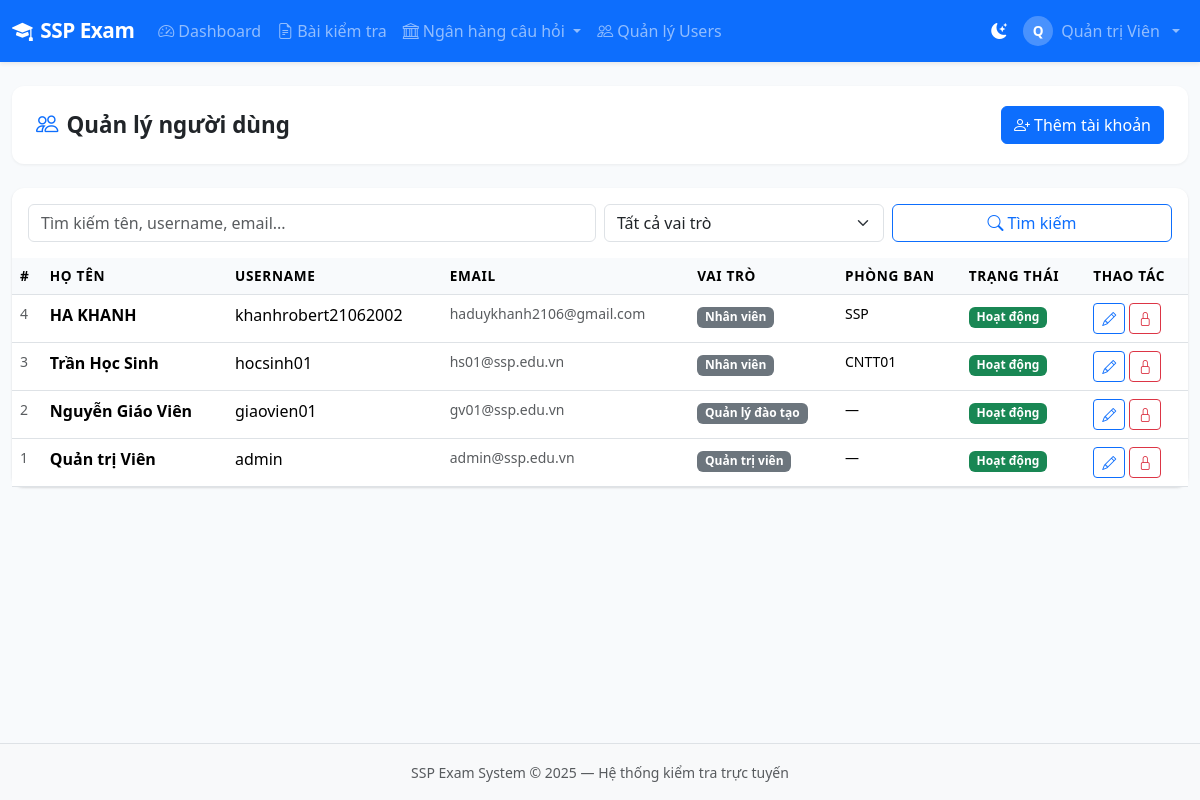
Before: /accounts/users/ (signed in) with the older database file.
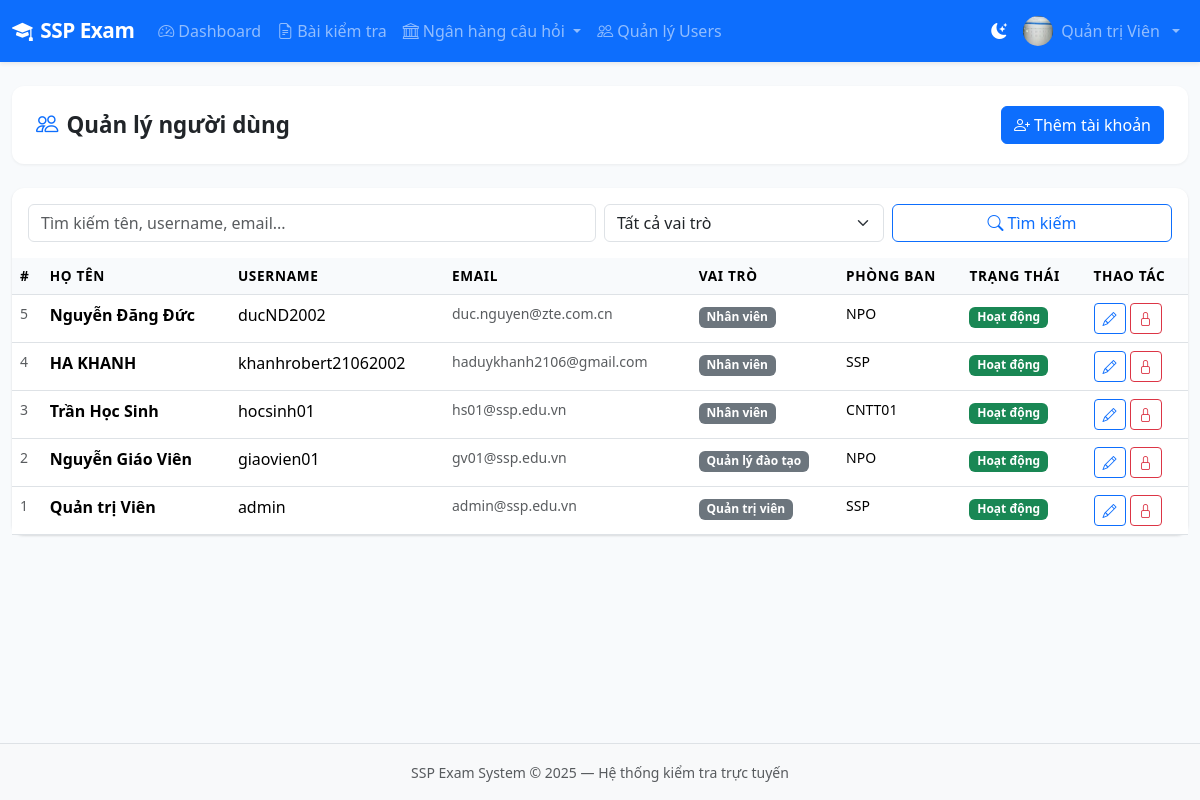
After: the same page with the newer database file.
### accounts/models.py (models this page shows, shortened)
class User(AbstractUser):
    ROLE_ADMIN = 'admin'
    ROLE_TEACHER = 'teacher'
    ROLE_STUDENT = 'student'
    ROLE_CHOICES = [
        (ROLE_ADMIN, 'Quản trị viên'),
        (ROLE_TEACHER, 'Quản lý đào tạo'),
        (ROLE_STUDENT, 'Nhân viên'),
    ]
    role = models.CharField(max_length=20, choices=ROLE_CHOICES, default=ROLE_STUDENT)
    phone = models.CharField(max_length=20, blank=True)
    avatar = models.ImageField(upload_to='avatars/', blank=True, null=True)
    student_id = models.CharField(max_length=50, blank=True, verbose_name='Mã nhân viên')
    class_name = models.CharField(max_length=100, blank=True, verbose_name='Phòng ban/Team')
    created_at = models.DateTimeField(auto_now_add=True)
    updated_at = models.DateTimeField(auto_now=True)
    class Meta:
        verbose_name = 'Người dùng'
        verbose_name_plural = 'Người dùng'
        ordering = ['-date_joined']
    @property
    def is_admin(self):
        return self.role == self.ROLE_ADMIN
    @property
    def can_create_exam(self):
        return self.role in (self.ROLE_ADMIN, self.ROLE_TEACHER)

### accounts/views.py (the view)
# urls.py: path('users/', views.user_list_view, name='user_list'),
@admin_required
def user_list_view(request):
    qs = User.objects.all()
    q = request.GET.get('q', '')
    role = request.GET.get('role', '')
    if q:
        qs = qs.filter(Q(username__icontains=q) | Q(first_name__icontains=q) |
                       Q(last_name__icontains=q) | Q(email__icontains=q))
    if role:
        qs = qs.filter(role=role)
    paginator = Paginator(qs, 20)
    page = paginator.get_page(request.GET.get('page'))
    return render(request, 'accounts/user_list.html', {
        'page_obj': page, 'q': q, 'role': role,
        'role_choices': User.ROLE_CHOICES,
    })

### templates/accounts/user_list.html (shortened to what this page needs)
{% extends 'base.html' %}
{% block content %}
<div class="page-header">
  <h1><i class="bi bi-people me-2 text-primary"></i>Quản lý người dùng</h1>
  <a href="{% url 'user_create' %}" class="btn btn-primary"><i class="bi bi-person-plus me-1"></i>Thêm tài khoản</a>
</div>
<div class="card">
  <div class="card-body pb-0">
    <form class="row g-2 mb-3" method="get">
      <div class="col-md-6">
        <input type="text" name="q" value="{{ q }}" class="form-control" placeholder="Tìm kiếm tên, username, email...">
      </div>
      <div class="col-md-3">
        <select name="role" class="form-select">
          <option value="">Tất cả vai trò</option>
        </select>
      </div>
      <div class="col-md-3">
        <button type="submit" class="btn btn-outline-primary w-100"><i class="bi bi-search me-1"></i>Tìm kiếm</button>
      </div>
    </form>
  </div>
  <div class="table-responsive">
    <table class="table table-hover mb-0">
      <thead><tr>
        <th>#</th><th>Họ tên</th><th>Username</th><th>Email</th>
        <th>Vai trò</th><th>Phòng ban</th><th>Trạng thái</th><th>Thao tác</th>
      </tr></thead>
      <tbody>
        {% for u in page_obj %}
        <tr>
          <td class="text-muted small">{{ u.pk }}</td>
          <td><strong>{{ u.get_full_name|default:"—" }}</strong></td>
          <td>{{ u.username }}</td>
          <td class="text-muted small">{{ u.email }}</td>
          <td><span class="badge bg-secondary">{{ u.get_role_display }}</span></td>
          <td class="small">{{ u.class_name|default:"—" }}</td>
          <td>
            {% if u.is_active %}
            <span class="badge bg-success">Hoạt động</span>
            {% else %}
            <span class="badge bg-danger">Đã khóa</span>
            {% endif %}
          </td>
          <td>
            <div class="d-flex gap-1">
              <a href="{% url 'user_edit' u.pk %}" class="btn btn-sm btn-outline-primary">
                <i class="bi bi-pencil"></i>
              </a>
              <form method="post" action="{% url 'user_toggle' u.pk %}" style="display:inline">
                <button type="submit" class="btn btn-sm {% if u.is_active %}btn-outline-danger{% else %}btn-outline-success{% endif %}"
                  title="{% if u.is_active %}Khóa{% else %}Mở khóa{% endif %}">
                  <i class="bi {% if u.is_active %}bi-lock{% else %}bi-unlock{% endif %}"></i>
                </button>
              </form>
            </div>
          </td>
        </tr>
        {% empty %}
        <tr><td colspan="8" class="text-center text-muted py-4">Không tìm thấy người dùng nào.</td></tr>
        {% endfor %}
      </tbody>
    </table>
  </div>
</div>
{% endblock %}

### templates/base.html (shortened to what this page needs)
<!DOCTYPE html>
<html lang="vi">
<head>
    <link href="https://cdn.jsdelivr.net/npm/bootstrap@5.3.2/dist/css/bootstrap.min.css" rel="stylesheet">
    <link href="https://cdn.jsdelivr.net/npm/bootstrap-icons@1.11.3/font/bootstrap-icons.min.css" rel="stylesheet">
    <link href="{% load static %}{% static 'css/main.css' %}" rel="stylesheet">
</head>
<body>
{% load static %}
<nav class="navbar navbar-expand-lg navbar-dark bg-primary shadow-sm">
    <div class="container-fluid">
        <a class="navbar-brand fw-bold" href="{% url 'dashboard' %}">
            <i class="bi bi-mortarboard-fill me-2"></i>SSP Exam
        </a>
        <div class="collapse navbar-collapse" id="navMain">
            {% if user.is_authenticated %}
            <ul class="navbar-nav me-auto">
                <li class="nav-item">
                    <a class="nav-link {% if request.resolver_match.url_name == 'dashboard' %}active{% endif %}"
                       href="{% url 'dashboard' %}"><i class="bi bi-speedometer2 me-1"></i>Dashboard</a>
                </li>
                {% if user.can_create_exam %}
                <li class="nav-item">
                    <a class="nav-link {% if 'exam' in request.resolver_match.url_name %}active{% endif %}"
                       href="{% url 'exam_list' %}"><i class="bi bi-file-earmark-text me-1"></i>Bài kiểm tra</a>
                </li>
                <li class="nav-item dropdown">
                    <a class="nav-link dropdown-toggle" href="#" data-bs-toggle="dropdown">
                        <i class="bi bi-bank me-1"></i>Ngân hàng câu hỏi
                    </a>
                </li>
                {% endif %}
                {% if user.is_admin %}
                <li class="nav-item">
                    <a class="nav-link" href="{% url 'user_list' %}"><i class="bi bi-people me-1"></i>Quản lý Users</a>
                </li>
                {% endif %}
            </ul>
            <ul class="navbar-nav ms-auto align-items-center">
                <li class="nav-item">
                    <button class="nav-link" id="themeToggle" type="button" title="Chế độ sáng / tối">
                        <i class="bi bi-moon-stars-fill" id="themeIcon"></i>
                    </button>
                </li>
                <li class="nav-item dropdown">
                    <a class="nav-link dropdown-toggle d-flex align-items-center gap-2" href="#" data-bs-toggle="dropdown">
                        {% if user.avatar %}
                        <img src="{{ user.avatar.url }}" class="rounded-circle" width="30" height="30" alt="avatar">
                        {% else %}
                        <div class="avatar-circle-sm">{{ user.first_name|first|default:user.username|first|upper }}</div>
                        {% endif %}
                        <span class="d-none d-md-inline">{{ user.get_full_name|default:user.username }}</span>
                    </a>
                </li>
            </ul>
            {% endif %}
        </div>
    </div>
</nav>
<div class="container-fluid py-4">
    {% block content %}{% endblock %}
</div>
<footer class="footer mt-auto py-3 bg-light border-top">
    <div class="container text-center">
        <span class="text-muted small">SSP Exam System &copy; 2025 — Hệ thống kiểm tra trực tuyến</span>
    </div>
</footer>
</body>
</html>

Changed rows visible on the page:
changed User "Quản trị Viên": avatar: picture added; class_name "—" → "SSP"; first_name|first "Q" → (not shown)
added User: pk "5", get_full_name "Nguyễn Đăng Đức", username "ducND2002", email "duc.nguyen@zte.com.cn", role "Nhân viên", class_name "NPO", is_active "Hoạt động"
changed User "Nguyễn Giáo Viên": class_name "—" → "NPO"
